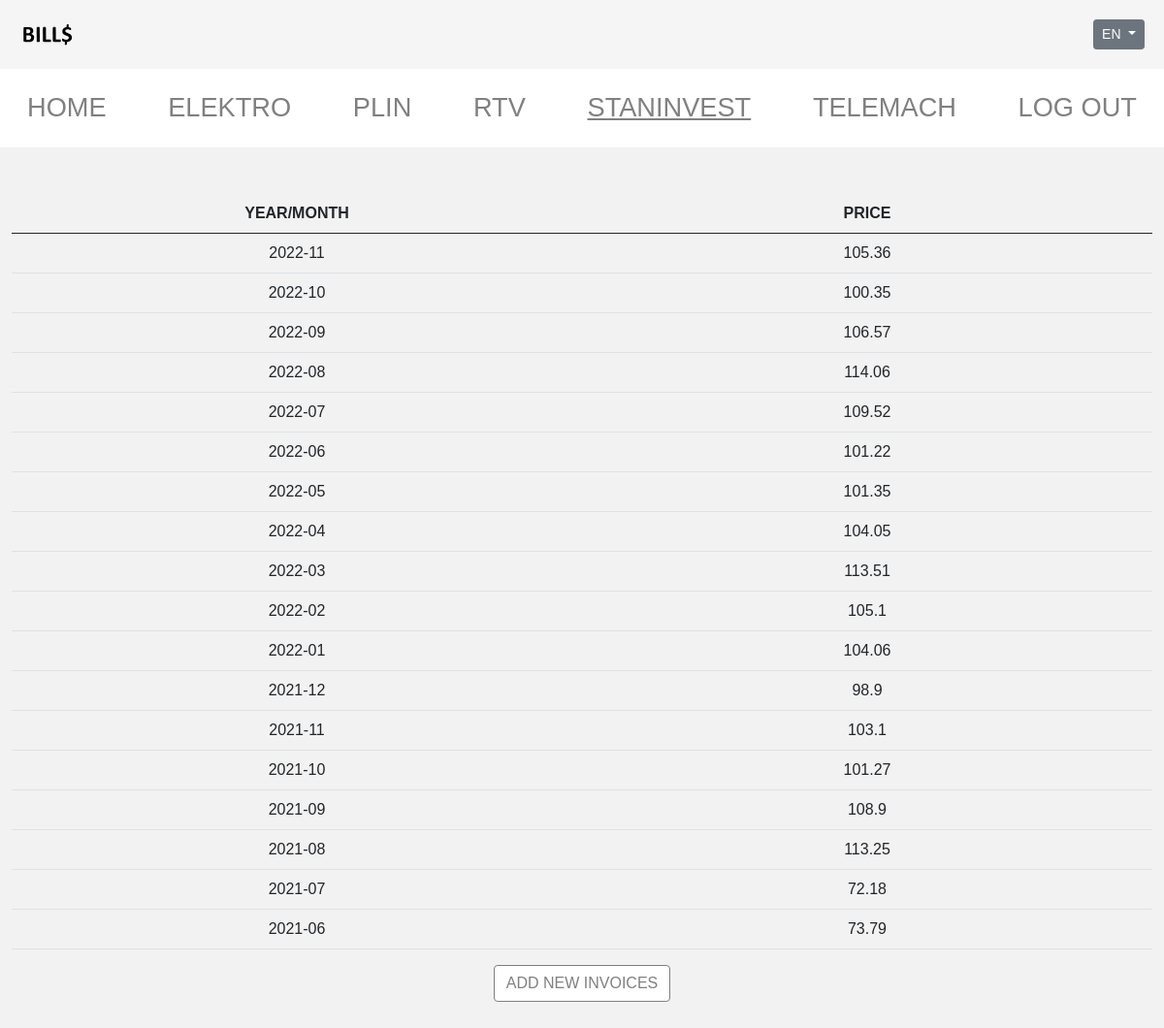
The app's page /staninvest (signed in) with its own data.
### tables this page shows
CREATE TABLE 'staninvest' ( "DATA" TEXT PRIMARY KEY,'STANINVEST' FLOAT );

### app.py (the view)
@app.route("/staninvest", methods=["GET", "POST"])
@login_required
def staninvest1():
    if request.method == "POST":
        smetki_staninvest = staninvest()
        if smetki_staninvest != None:
            for i in smetki_staninvest:
                    date1 = i
                    price1 = smetki_staninvest[date1]
                    db.execute("INSERT OR IGNORE INTO staninvest (DATA, STANINVEST) VALUES(?, ?)", date1, price1)
                    db.execute("INSERT OR IGNORE INTO together (DATA) VALUES(?)", i)
                    db.execute("UPDATE together SET STANINVEST = ? WHERE DATA = ?", price1, date1)
            return redirect("staninvest")
        else:
            return apology("No new INVOICES", 400)
    else:
        staninvest_list = db.execute("SELECT * FROM staninvest ORDER BY DATA DESC")
        return render_template("staninvest.html", table=staninvest_list)

### app.py (called while the page is built)
@app.after_request
def after_request(response):
    response.headers["Cache-Control"] = "no-cache, no-store, must-revalidate"
    response.headers["Expires"] = 0
    response.headers["Pragma"] = "no-cache"
    return response

### helpers.py (called while the page is built)
def login_required(f):
    @wraps(f)
    def decorated_function(*args, **kwargs):
        if session.get("user_id") is None:
            return redirect("/login")
        return f(*args, **kwargs)
    return decorated_function

### templates/staninvest.html (shortened to what this page needs)
{% extends "layout.html" %}
{% block main %}
<table class="table" id="table">
    <thead class="tablehead">
      <tr>
        <th scope="col" style="width:50%">YEAR/MONTH</th>
        <th scope="col" style="width:50%">PRICE</th>
      </tr>
    </thead>
    <tbody id="sum">
        {% for i in table %}
          <tr>
            <td>{{ i["DATA"] }}</td>
            <td>{{ i["STANINVEST"] }}</td>
          </tr>
        {% endfor %}
    </tbody>
  </table>
  <form action="staninvest" method="post">
    <button class="btn btn-primary">ADD NEW INVOICES</button>
 </form>
{% endblock %}

### static/styles.css (style rules this page uses)
* { box-sizing: border-box; margin: 0; padding: 0; font-family: "Poppins", sans-serif; }
.btn-primary { background-color: white !important; border-color: gray!important; color: gray }
.tablehead { width:50%; }

### records on screen
staninvest: DATA "2022-11", STANINVEST "105.36"
staninvest: DATA "2022-10", STANINVEST "100.35"
staninvest: DATA "2022-09", STANINVEST "106.57"
staninvest: DATA "2022-08", STANINVEST "114.06"
staninvest: DATA "2022-07", STANINVEST "109.52"
staninvest: DATA "2022-06", STANINVEST "101.22"
staninvest: DATA "2022-05", STANINVEST "101.35"
staninvest: DATA "2022-04", STANINVEST "104.05"
staninvest: DATA "2022-03", STANINVEST "113.51"
staninvest: DATA "2022-02", STANINVEST "105.1"
staninvest: DATA "2022-01", STANINVEST "104.06"
staninvest: DATA "2021-12", STANINVEST "98.9"
staninvest: DATA "2021-11", STANINVEST "103.1"
staninvest: DATA "2021-10", STANINVEST "101.27"
staninvest: DATA "2021-09", STANINVEST "108.9"
staninvest: DATA "2021-08", STANINVEST "113.25"
staninvest: DATA "2021-07", STANINVEST "72.18"
staninvest: DATA "2021-06", STANINVEST "73.79"
